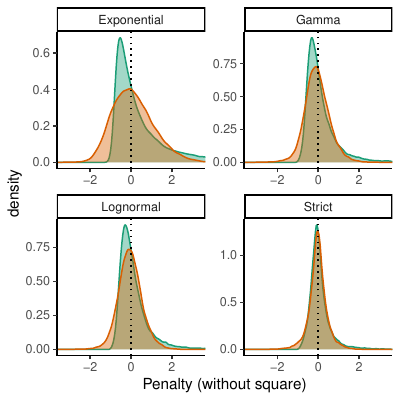

This figure's R source:
# phyML estimated
d = read.table("trueTime_estLen.txt",header=T)
d$clock = factor(d$clock,levels = c("Strict","Lognormal","Gamma","Exponential"))

require(ggplot2)

colors = c("LSD" = "#1B9E77", "LogD" = "#D95F02")

ggplot(d[d$estLen > 1e-3,]) + 
  geom_density(aes(x=mu*trueTime/estLen-1,fill="LSD",color="LSD"),alpha=0.4) + 
  geom_density(aes(x=log(mu*trueTime/estLen),fill="LogD",color="LogD"),alpha = 0.4) + 
  geom_vline(xintercept = 0,linetype=3) +
  scale_fill_manual(values = colors) + 
  scale_color_manual(values = colors) + 
  xlab("Penalty (without square)") + 
  xlim(-10,10)+coord_cartesian(xlim=c(-3.3,3.3))+
  facet_wrap(~clock,scale="free") + theme_classic() +
  theme(legend.position = "None")

ggsave("trueTime_estLen.pdf",width=4,height=4)

require(reshape2)

d = d[d$estLen > 1e-3,]

d$LogDate = log(d$mu*d$trueTime/d$estLen)
d$LSD = (d$mu*d$trueTime/d$estLen-1)

d$oc  = cut(d$LogDate,1000);
d = melt(d,id.vars = c(1:7,10),value.name = "n",variable.name = "m");
d$n2=d$n^2;

a = recast(oc+m+clock~.,data=d,measure.var ="n",fun.aggregate=length)
a$n2=recast(oc+m+clock~.,data=d,measure.var ="n2",fun.aggregate=median)$.
a$n=recast(oc+m+clock~.,data=d,measure.var ="n",fun.aggregate=median)$.
a$c = a$.

a$m = factor(a$m,levels = c("LSD","LogDate"))

ggplot(aes(x=log(c/60479),y=n2,color=m), data=a)+
  #geom_density(aes(color=m),kernel="b",adjust=2)+
  #geom_line(aes(group=interaction(m,n>0)),size=0.4)+
  geom_point(alpha=0.5,size=0.5)+
  theme_classic()+
  theme(legend.position = "None")+
  facet_wrap(~clock,scales="free")+ 
  scale_color_brewer(name="",palette = "Dark2")+scale_fill_brewer(name="",palette = "Dark2")+
  scale_y_log10(name="Penalty (squared)")+scale_x_continuous(name="Log likelihood (empirical)")
ggsave("penalty_llh.png",width=4,height=4)


###################################################

# Normal model of the estimated branches
b=0.1
s=500

t = 500000
per = 10
sc = t/per

bg = function(v) { ee( rgamma(sc,1/v,1/v)*b)}
bexp = function() {ee (stats::rexp(sc,1)*b )}
#bLN = function(v) {ee (rlnorm(sc,meanlog = 0,sdlog =sqrt(log(1/2 + 1/2 *sqrt(1 + 4 *v))))*b)}
bLN = function(v) {ee (rlnorm(sc,meanlog =-log(v+1)/2,sdlog =sqrt(log(v+1)))*b)}
bCN = function(v,a=0.1) {
  x=(1:60)/40;
  p=x[which.min(abs(c((exp(2*x)-exp(-2*x))/4/x-(exp(x)-exp(-x))^2/4/x^2)-v))];
  ee( exp(runif(sc,-p,p))*b)}

bgl2 = bg(1/6);   
bLNl2 = bLN(1/6); 
bCNl2 = bCN(1/6);
bex = bexp();

ee  = function(bt) vapply(rnorm(n=t,bt,sqrt(bt/s)),FUN=function(x) max(x,0.00001),1) 
ee  = function(bt) {a=rnorm(n=t,bt,sqrt(bt/s));a[a>0]}

bs=ee(1*b)

lsd = function(be,b) {b/be-1}
logD = function(be,b) {log(b/be)}

d=rbind(
  data.frame(m="LSD",r="Strict",n=lsd(bs,b),v="Var: 0",o=bs),
  data.frame(m="LogDate",r="Strict",n=logD(bs,b),v="Var: 0",o=bs),
  data.frame(m="LSD",r="LogNormal",n=lsd(bLNl2,b),v="Var: 1/6",o=bLNl2),
  data.frame(m="LogDate",r="LogNormal",n=logD(bLNl2,b),v="Var: 1/6",o=bLNl2),
  data.frame(m="LSD",r="Gamma",n=lsd(bgl2,b),v="Var: 1/6",o=bgl2),
  data.frame(m="LogDate",r="Gamma",n=logD(bgl2,b),v="Var: 1/6",o=bgl2),
  data.frame(m="LSD",r="Exponential",n=lsd(bex,b),v="Var: 1",o=bex),
  data.frame(m="LogDate",r="Exponential",n=logD(bex,b),v="Var: 1",o=bex)
);

ggplot(aes(x=n), data=d)+
  geom_density(aes(color=m))+
  geom_histogram(aes(fill=m,y=..density..),position = "identity",binwidth = 0.05,alpha=0.4)+
  theme_classic()+facet_wrap(~r,scales="free")+ 
  scale_color_brewer(name="",palette = "Dark2")+
  scale_fill_brewer(name="",palette = "Dark2")+xlab("Penalty (without square)")+xlim(-10,10)+
  geom_vline(xintercept = 0,linetype=3)+
  theme(legend.position = c(0.92,0.3),legend.text = element_text(size = 7),
        legend.key.size = unit(0.5, "lines"))+
  coord_cartesian(xlim=c(-3.3,3.3))
ggsave("compound_4panels.pdf",width=4,height = 4)

require(reshape2)

dc = dcast(r+v+o~m,data=d,value.var = "n");
dc$oc  = cut(dc$LogDate,1000);
d = melt(dc,id.vars = c(1:3,6),value.name = "n",variable.name = "m");
d$n2=d$n^2;

a = recast(oc+m+r+v~.,data=d,measure.var ="n",fun.aggregate=length)
a$n2=recast(oc+m+r+v~.,data=d,measure.var ="n2",fun.aggregate=median)$.
a$n=recast(oc+m+r+v~.,data=d,measure.var ="n",fun.aggregate=median)$.
a$c = a$.

ggplot(aes(x=log(c/t),y=n2,color=m), data=a)+
  #geom_density(aes(color=m),kernel="b",adjust=2)+
  #geom_line(aes(group=interaction(m,n>0)),size=0.4)+
  geom_point(alpha=0.5,size=0.5)+
  theme_classic()+theme(legend.position = "None")+
  facet_wrap(~r,scales="free",ncol=2)+ 
  scale_color_brewer(name="",palette = "Dark2")+scale_fill_brewer(name="",palette = "Dark2")+
  scale_y_log10(name="Penalty (squared)")+scale_x_continuous(name="Log likelihood (empirical)")

ggsave("penalty_llh_normal.png",width=4,height = 4)

